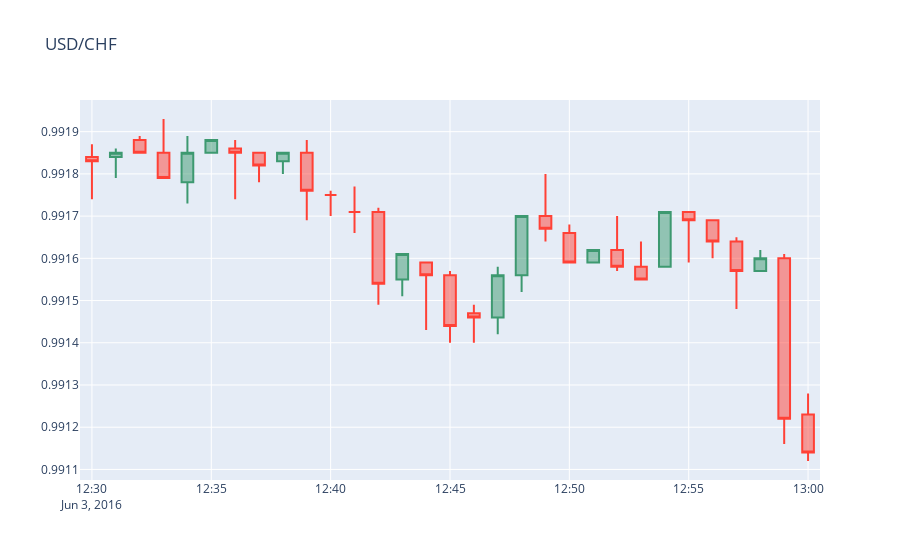

Notebook source saved alongside this figure:
### Markdown cell above
### <font color= #6B6B6B>Visual Validation #1 </font>

### Code cell
vs.candle_stick_plot(escenario1)
